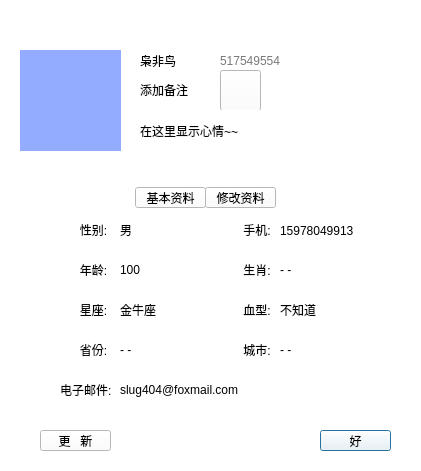
<?xml version="1.0" encoding="UTF-8"?>
<ui version="4.0">
 <class>FriendInfoDetailDialog</class>
 <widget class="QDialog" name="FriendInfoDetailDialog">
  <property name="geometry">
   <rect>
    <x>0</x>
    <y>0</y>
    <width>421</width>
    <height>471</height>
   </rect>
  </property>
  <property name="windowTitle">
   <string>Dialog</string>
  </property>
  <property name="styleSheet">
   <string notr="true">background-color: rgb(255, 255, 255);</string>
  </property>
  <widget class="QWidget" name="widgetTop" native="true">
   <property name="geometry">
    <rect>
     <x>0</x>
     <y>0</y>
     <width>421</width>
     <height>31</height>
    </rect>
   </property>
   <property name="styleSheet">
    <string notr="true">border-image: url(:/personalInfor_titleBar.png);
border:none;
background-color:transparent;</string>
   </property>
   <widget class="QPushButton" name="pushButtonMinSize">
    <property name="geometry">
     <rect>
      <x>360</x>
      <y>5</y>
      <width>20</width>
      <height>20</height>
     </rect>
    </property>
    <property name="styleSheet">
     <string notr="true">QPushButton
{
	border-image: url(:/min.png);
}
QPushButton:hover
{
	border-image: url(:/minHover.png);
}</string>
    </property>
    <property name="text">
     <string/>
    </property>
   </widget>
   <widget class="QPushButton" name="pushButtonMaxSize">
    <property name="geometry">
     <rect>
      <x>340</x>
      <y>5</y>
      <width>20</width>
      <height>20</height>
     </rect>
    </property>
    <property name="styleSheet">
     <string notr="true">QPushButton
{
	border-image: url(:/max.png);
}
QPushButton:hover
{
	border-image: url(:/maxhover.png);
}</string>
    </property>
    <property name="text">
     <string/>
    </property>
   </widget>
   <widget class="QPushButton" name="pushButtonClose">
    <property name="geometry">
     <rect>
      <x>380</x>
      <y>5</y>
      <width>20</width>
      <height>20</height>
     </rect>
    </property>
    <property name="styleSheet">
     <string notr="true">QPushButton
{
	border-image: url(:/close.png);
}
QPushButton:hover
{
	border-image: url(:/closeHover.png);
}</string>
    </property>
    <property name="text">
     <string/>
    </property>
   </widget>
  </widget>
  <widget class="QWidget" name="widgetMiddle" native="true">
   <property name="geometry">
    <rect>
     <x>0</x>
     <y>30</y>
     <width>421</width>
     <height>131</height>
    </rect>
   </property>
   <widget class="QLabel" name="labelHeadImage">
    <property name="geometry">
     <rect>
      <x>20</x>
      <y>20</y>
      <width>101</width>
      <height>101</height>
     </rect>
    </property>
    <property name="styleSheet">
     <string notr="true">background-color: rgb(147, 172, 255);</string>
    </property>
    <property name="text">
     <string/>
    </property>
   </widget>
   <widget class="QLabel" name="labelNickName">
    <property name="geometry">
     <rect>
      <x>140</x>
      <y>20</y>
      <width>61</width>
      <height>21</height>
     </rect>
    </property>
    <property name="styleSheet">
     <string notr="true">font: 14pt &quot;微软雅黑&quot;;</string>
    </property>
    <property name="text">
     <string>枭非鸟</string>
    </property>
   </widget>
   <widget class="QLabel" name="labelId">
    <property name="geometry">
     <rect>
      <x>220</x>
      <y>20</y>
      <width>81</width>
      <height>21</height>
     </rect>
    </property>
    <property name="styleSheet">
     <string notr="true">color: rgb(120, 120, 120);</string>
    </property>
    <property name="text">
     <string>517549554</string>
    </property>
   </widget>
   <widget class="QLabel" name="labelMark">
    <property name="geometry">
     <rect>
      <x>140</x>
      <y>50</y>
      <width>61</width>
      <height>19</height>
     </rect>
    </property>
    <property name="text">
     <string>添加备注</string>
    </property>
   </widget>
   <widget class="QPushButton" name="pushButton">
    <property name="geometry">
     <rect>
      <x>220</x>
      <y>40</y>
      <width>41</width>
      <height>41</height>
     </rect>
    </property>
    <property name="styleSheet">
     <string notr="true">QPushButton
{
	border-image: url(:/changeMark.png);
}
QPushButton:hover
{
	border-image: url(:/changeMarkHover.png);
}</string>
    </property>
    <property name="text">
     <string/>
    </property>
   </widget>
   <widget class="QLabel" name="labelMood">
    <property name="geometry">
     <rect>
      <x>140</x>
      <y>80</y>
      <width>261</width>
      <height>41</height>
     </rect>
    </property>
    <property name="text">
     <string>在这里显示心情~~</string>
    </property>
   </widget>
  </widget>
  <widget class="QWidget" name="widgetBottom" native="true">
   <property name="geometry">
    <rect>
     <x>0</x>
     <y>160</y>
     <width>421</width>
     <height>311</height>
    </rect>
   </property>
   <property name="styleSheet">
    <string notr="true"/>
   </property>
   <widget class="QWidget" name="widgetPersonalInfor" native="true">
    <property name="geometry">
     <rect>
      <x>20</x>
      <y>30</y>
      <width>381</width>
      <height>221</height>
     </rect>
    </property>
    <property name="styleSheet">
     <string notr="true">QWidget#widgetPersonalInfor
{
	border-image: url(:/personalBaseInforWidget.png);
}</string>
    </property>
    <widget class="QLabel" name="labelSex">
     <property name="geometry">
      <rect>
       <x>40</x>
       <y>30</y>
       <width>58</width>
       <height>19</height>
      </rect>
     </property>
     <property name="text">
      <string>      性别:</string>
     </property>
    </widget>
    <widget class="QLabel" name="labelAge">
     <property name="geometry">
      <rect>
       <x>40</x>
       <y>70</y>
       <width>58</width>
       <height>19</height>
      </rect>
     </property>
     <property name="text">
      <string>      年龄:</string>
     </property>
    </widget>
    <widget class="QLabel" name="labelConstellation">
     <property name="geometry">
      <rect>
       <x>40</x>
       <y>110</y>
       <width>58</width>
       <height>19</height>
      </rect>
     </property>
     <property name="text">
      <string>      星座:</string>
     </property>
    </widget>
    <widget class="QLabel" name="labelCity">
     <property name="geometry">
      <rect>
       <x>200</x>
       <y>150</y>
       <width>58</width>
       <height>19</height>
      </rect>
     </property>
     <property name="text">
      <string>       城市:</string>
     </property>
    </widget>
    <widget class="QLabel" name="labelYear">
     <property name="geometry">
      <rect>
       <x>200</x>
       <y>70</y>
       <width>58</width>
       <height>19</height>
      </rect>
     </property>
     <property name="text">
      <string>       生肖:</string>
     </property>
    </widget>
    <widget class="QLabel" name="labelBloodType">
     <property name="geometry">
      <rect>
       <x>200</x>
       <y>110</y>
       <width>58</width>
       <height>19</height>
      </rect>
     </property>
     <property name="text">
      <string>       血型:</string>
     </property>
    </widget>
    <widget class="QLabel" name="labelProvince">
     <property name="geometry">
      <rect>
       <x>40</x>
       <y>150</y>
       <width>58</width>
       <height>19</height>
      </rect>
     </property>
     <property name="text">
      <string>      省份:</string>
     </property>
    </widget>
    <widget class="QLabel" name="labelSex_2">
     <property name="geometry">
      <rect>
       <x>100</x>
       <y>30</y>
       <width>51</width>
       <height>19</height>
      </rect>
     </property>
     <property name="text">
      <string>男</string>
     </property>
    </widget>
    <widget class="QLabel" name="labelAge_2">
     <property name="geometry">
      <rect>
       <x>100</x>
       <y>70</y>
       <width>58</width>
       <height>19</height>
      </rect>
     </property>
     <property name="text">
      <string>100</string>
     </property>
    </widget>
    <widget class="QLabel" name="labelConstellation_2">
     <property name="geometry">
      <rect>
       <x>100</x>
       <y>110</y>
       <width>58</width>
       <height>19</height>
      </rect>
     </property>
     <property name="text">
      <string>金牛座</string>
     </property>
    </widget>
    <widget class="QLabel" name="labelCity_2">
     <property name="geometry">
      <rect>
       <x>260</x>
       <y>150</y>
       <width>58</width>
       <height>19</height>
      </rect>
     </property>
     <property name="text">
      <string>- -</string>
     </property>
    </widget>
    <widget class="QLabel" name="labelYear_2">
     <property name="geometry">
      <rect>
       <x>260</x>
       <y>70</y>
       <width>58</width>
       <height>19</height>
      </rect>
     </property>
     <property name="text">
      <string>- -</string>
     </property>
    </widget>
    <widget class="QLabel" name="labelBloodType_2">
     <property name="geometry">
      <rect>
       <x>260</x>
       <y>110</y>
       <width>58</width>
       <height>19</height>
      </rect>
     </property>
     <property name="text">
      <string>不知道</string>
     </property>
    </widget>
    <widget class="QLabel" name="labelProvince_2">
     <property name="geometry">
      <rect>
       <x>100</x>
       <y>150</y>
       <width>58</width>
       <height>19</height>
      </rect>
     </property>
     <property name="text">
      <string>- -</string>
     </property>
    </widget>
    <widget class="QLabel" name="labelPhone">
     <property name="geometry">
      <rect>
       <x>200</x>
       <y>30</y>
       <width>58</width>
       <height>19</height>
      </rect>
     </property>
     <property name="text">
      <string>       手机:</string>
     </property>
    </widget>
    <widget class="QLabel" name="labelPhone_2">
     <property name="geometry">
      <rect>
       <x>260</x>
       <y>30</y>
       <width>91</width>
       <height>21</height>
      </rect>
     </property>
     <property name="text">
      <string>15978049913</string>
     </property>
    </widget>
    <widget class="QLabel" name="labelMail">
     <property name="geometry">
      <rect>
       <x>40</x>
       <y>190</y>
       <width>58</width>
       <height>19</height>
      </rect>
     </property>
     <property name="text">
      <string>电子邮件:</string>
     </property>
    </widget>
    <widget class="QLabel" name="labelMail_2">
     <property name="geometry">
      <rect>
       <x>100</x>
       <y>190</y>
       <width>231</width>
       <height>19</height>
      </rect>
     </property>
     <property name="text">
      <string>slug404@foxmail.com</string>
     </property>
    </widget>
   </widget>
   <widget class="QPushButton" name="pushButtonBaseInfor">
    <property name="geometry">
     <rect>
      <x>135</x>
      <y>27</y>
      <width>71</width>
      <height>21</height>
     </rect>
    </property>
    <property name="styleSheet">
     <string notr="true">QPushButton
{
	border-image: url(:/leftButton.png);
}
QPushButton:pressed
{
	border-image: url(:/leftButtonDown.png);
}</string>
    </property>
    <property name="text">
     <string>基本资料</string>
    </property>
   </widget>
   <widget class="QPushButton" name="pushButtonDetailInfor">
    <property name="geometry">
     <rect>
      <x>205</x>
      <y>27</y>
      <width>71</width>
      <height>21</height>
     </rect>
    </property>
    <property name="styleSheet">
     <string notr="true">QPushButton
{
	border-image: url(:/rightButton.png);
}
QPushButton:pressed
{
	border-image: url(:/rightButtonDowd.png);
}</string>
    </property>
    <property name="text">
     <string>修改资料</string>
    </property>
   </widget>
   <widget class="QPushButton" name="pushButtonOk">
    <property name="geometry">
     <rect>
      <x>320</x>
      <y>270</y>
      <width>71</width>
      <height>21</height>
     </rect>
    </property>
    <property name="styleSheet">
     <string notr="true">QPushButton
{
	border-image: url(:/PushButton.png);
}
QPushButton:hover
{
	border-image: url(:/PushButtonHover.png);
}
QPushButton:pressed
{
	border-image: url(:/PushButtonPressed.png);
}</string>
    </property>
    <property name="text">
     <string>好</string>
    </property>
    <property name="default">
     <bool>true</bool>
    </property>
   </widget>
   <widget class="QPushButton" name="pushButtonUpdate">
    <property name="geometry">
     <rect>
      <x>40</x>
      <y>270</y>
      <width>71</width>
      <height>21</height>
     </rect>
    </property>
    <property name="styleSheet">
     <string notr="true">QPushButton
{
	border-image: url(:/PushButton.png);
}
QPushButton:hover
{
	border-image: url(:/PushButtonHover.png);
}
QPushButton:pressed
{
	border-image: url(:/PushButtonPressed.png);
}</string>
    </property>
    <property name="text">
     <string>更   新</string>
    </property>
   </widget>
   <widget class="QWidget" name="widgetPersonalInfor_allowEdit" native="true">
    <property name="geometry">
     <rect>
      <x>20</x>
      <y>30</y>
      <width>381</width>
      <height>221</height>
     </rect>
    </property>
    <property name="styleSheet">
     <string notr="true">QWidget#widgetPersonalInfor
{
	border-image: url(:/personalBaseInforWidget.png);
}</string>
    </property>
    <widget class="ImageLabel" name="lblHeadImage">
     <property name="geometry">
      <rect>
       <x>247</x>
       <y>31</y>
       <width>124</width>
       <height>124</height>
      </rect>
     </property>
     <property name="styleSheet">
      <string notr="true">border:1px</string>
     </property>
     <property name="text">
      <string>头像</string>
     </property>
     <property name="alignment">
      <set>Qt::AlignCenter</set>
     </property>
     <property name="margin">
      <number>0</number>
     </property>
    </widget>
    <widget class="QLabel" name="lblSex">
     <property name="geometry">
      <rect>
       <x>11</x>
       <y>58</y>
       <width>24</width>
       <height>16</height>
      </rect>
     </property>
     <property name="text">
      <string>性别</string>
     </property>
    </widget>
    <widget class="QComboBox" name="cmbBoxSex">
     <property name="geometry">
      <rect>
       <x>41</x>
       <y>57</y>
       <width>38</width>
       <height>20</height>
      </rect>
     </property>
     <item>
      <property name="text">
       <string>男</string>
      </property>
     </item>
     <item>
      <property name="text">
       <string>女</string>
      </property>
     </item>
    </widget>
    <widget class="QLabel" name="lblNickname">
     <property name="geometry">
      <rect>
       <x>11</x>
       <y>32</y>
       <width>24</width>
       <height>16</height>
      </rect>
     </property>
     <property name="text">
      <string>昵称</string>
     </property>
    </widget>
    <widget class="QDateEdit" name="dtEditBirthday">
     <property name="geometry">
      <rect>
       <x>41</x>
       <y>83</y>
       <width>96</width>
       <height>20</height>
      </rect>
     </property>
    </widget>
    <widget class="QLabel" name="lblMail">
     <property name="geometry">
      <rect>
       <x>11</x>
       <y>110</y>
       <width>24</width>
       <height>16</height>
      </rect>
     </property>
     <property name="text">
      <string>邮箱</string>
     </property>
    </widget>
    <widget class="QLabel" name="lblBirthday">
     <property name="geometry">
      <rect>
       <x>11</x>
       <y>84</y>
       <width>24</width>
       <height>16</height>
      </rect>
     </property>
     <property name="text">
      <string>生日</string>
     </property>
    </widget>
    <widget class="QLineEdit" name="lnEditNickname">
     <property name="geometry">
      <rect>
       <x>41</x>
       <y>31</y>
       <width>133</width>
       <height>20</height>
      </rect>
     </property>
    </widget>
    <widget class="QLineEdit" name="lnEditMood">
     <property name="geometry">
      <rect>
       <x>41</x>
       <y>135</y>
       <width>133</width>
       <height>20</height>
      </rect>
     </property>
    </widget>
    <widget class="QLineEdit" name="lnEditMail">
     <property name="geometry">
      <rect>
       <x>41</x>
       <y>109</y>
       <width>133</width>
       <height>20</height>
      </rect>
     </property>
    </widget>
    <widget class="QLabel" name="lblMood">
     <property name="geometry">
      <rect>
       <x>11</x>
       <y>136</y>
       <width>24</width>
       <height>16</height>
      </rect>
     </property>
     <property name="text">
      <string>心情</string>
     </property>
    </widget>
   </widget>
   <zorder>pushButtonOk</zorder>
   <zorder>pushButtonUpdate</zorder>
   <zorder>widgetPersonalInfor_allowEdit</zorder>
   <zorder>widgetPersonalInfor</zorder>
   <zorder>pushButtonBaseInfor</zorder>
   <zorder>pushButtonDetailInfor</zorder>
  </widget>
 </widget>
 <customwidgets>
  <customwidget>
   <class>ImageLabel</class>
   <extends>QLabel</extends>
   <header>ImageLabel.h</header>
  </customwidget>
 </customwidgets>
 <tabstops>
  <tabstop>pushButton</tabstop>
  <tabstop>pushButtonBaseInfor</tabstop>
  <tabstop>pushButtonDetailInfor</tabstop>
  <tabstop>pushButtonUpdate</tabstop>
  <tabstop>pushButtonOk</tabstop>
  <tabstop>pushButtonMaxSize</tabstop>
  <tabstop>pushButtonMinSize</tabstop>
  <tabstop>pushButtonClose</tabstop>
 </tabstops>
 <resources/>
 <connections/>
</ui>
